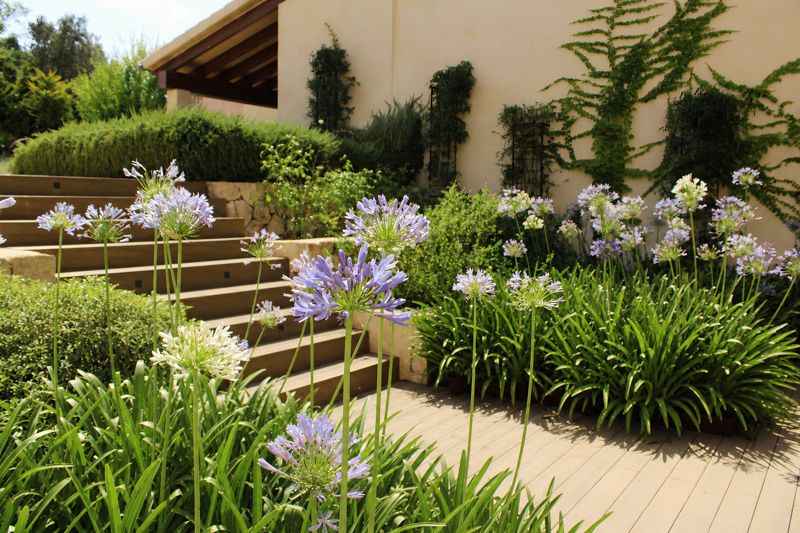
#> input picture scripts/thumbs/garden design mallorca santa eugenia sestepa landscape design (6).jpg, 800 x 533 px, given in place of sign mallorca santa eugenia sestepa landscape design (6).png, which was not available
$ python make_santa_eugenia_hero_card.py
#> lines starting #> are read from the running program, lines starting #| are printed output that depends on the picture; pictures that were not available may be replaced by others from this repository, and a replacement may not be noted
import os
from PIL import Image

src_dir = r"g:\Meu Drive\1. WEBSITES\sestepa-design\originais-grandes\santa-eugenia"
out_dir = r"g:\Meu Drive\1. WEBSITES\sestepa-design\codigo\public\portfolio\terrace-garden-santa-eugenia\images"

src_photo = os.path.join(src_dir, "garden design mallorca santa eugenia sestepa landscape design (6).png")
card_path = os.path.join(out_dir, "garden-design-mallorca-santa-eugenia-sestepa-card.webp")

with Image.open(src_photo) as im:
#> im is the input picture: PIL image 800x533 RGB; mean R, G, B 113.4, 111.5, 69.6
    if im.mode != "RGB":
        im = im.convert("RGB")
    w, h = im.size
#> w = 800; h = 533
    target_w, target_h = 700, 525
    target_ratio = target_w / target_h
    current_ratio = w / h
#> current_ratio = 1.5
    if current_ratio > target_ratio:
        new_w = int(h * target_ratio)
#> new_w = 710
        left = (w - new_w) // 2
#> left = 45
        im = im.crop((left, 0, left + new_w, h))
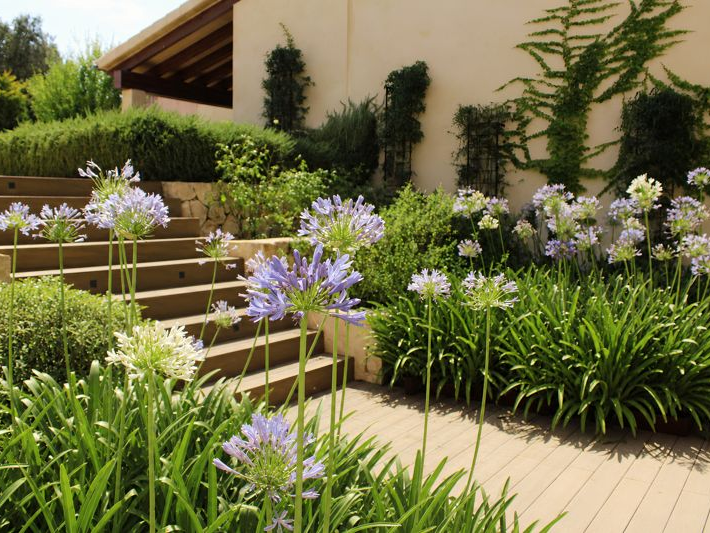
#> im: PIL image 710x533 RGB; mean R, G, B 113.5, 111.8, 69.9
    else:
        new_h = int(w / target_ratio)
        top = (h - new_h) // 2
        im = im.crop((0, top, w, top + new_h))
    im = im.resize((target_w, target_h), Image.Resampling.LANCZOS)
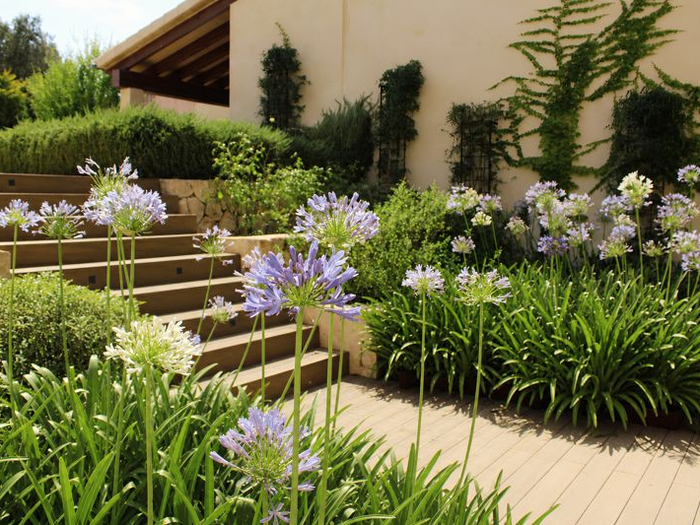
#> im: PIL image 700x525 RGB; mean R, G, B 113.5, 111.8, 70
    im.save(card_path, "WEBP", quality=85, method=6)
    print(f"Generated card from photo 03 (Agapanthus close up): {card_path}")

$ run again, with scripts/thumbs/garden design mallorca santa eugenia sestepa landscape design (2).jpg copied over scripts/thumbs/garden design mallorca santa eugenia sestepa landscape design (6).jpg
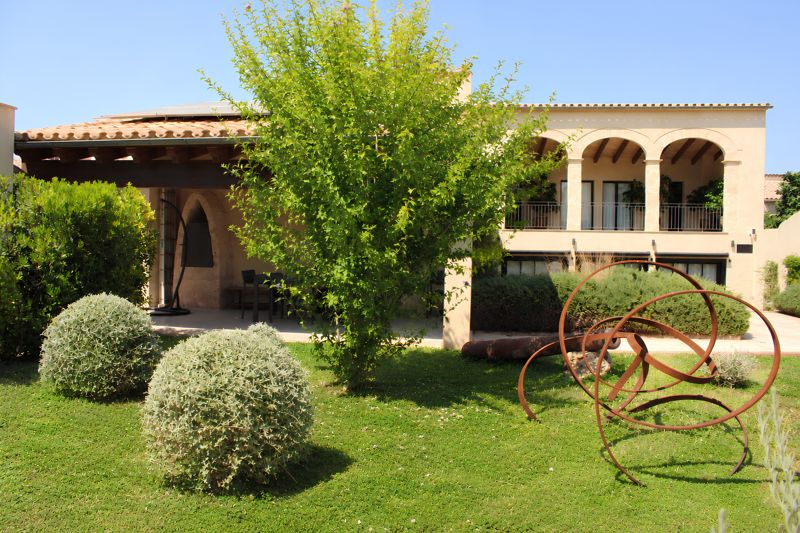
#> input picture scripts/thumbs/garden design mallorca santa eugenia sestepa landscape design (2).jpg, 800 x 533 px, given in place of sign mallorca santa eugenia sestepa landscape design (6).png, which was not available
#> im is the input picture: PIL image 800x533 RGB; mean R, G, B 128.4, 135, 91.9
#> `im = im.crop((left, 0, left + new_w, h))`:
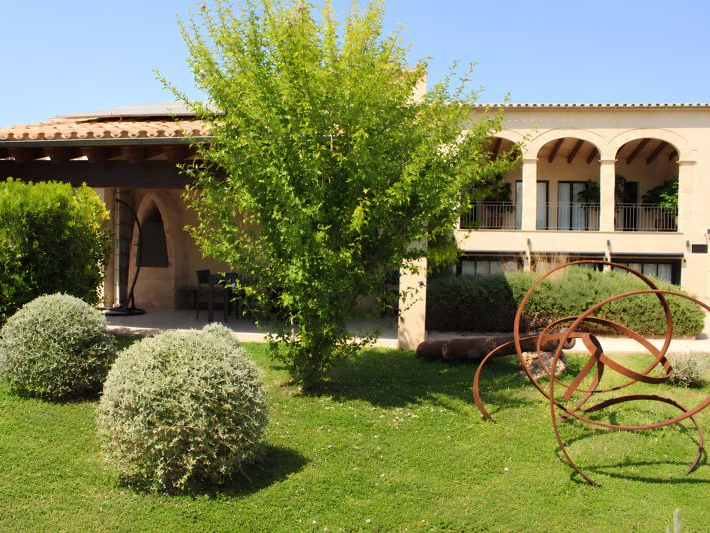
#> im: PIL image 710x533 RGB; mean R, G, B 125.8, 132.2, 87.6

$ run again, with scripts/thumbs/garden design mallorca santa eugenia sestepa landscape design (3).jpg copied over scripts/thumbs/garden design mallorca santa eugenia sestepa landscape design (6).jpg
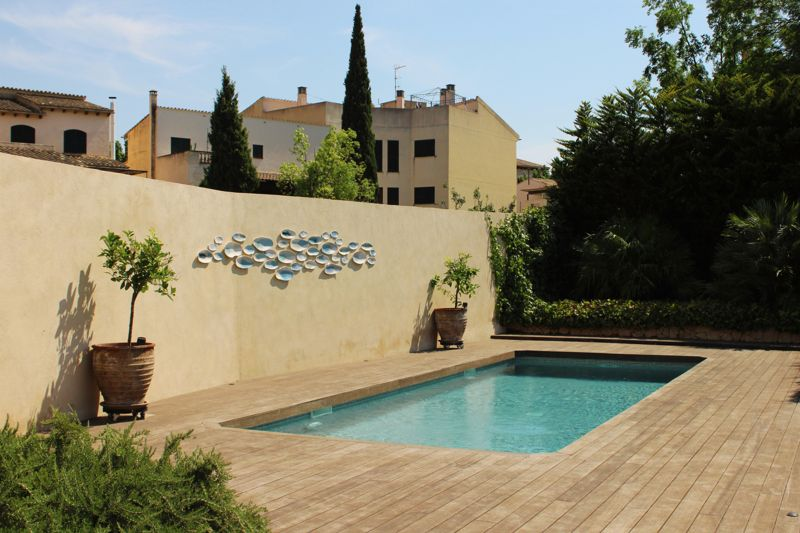
#> input picture scripts/thumbs/garden design mallorca santa eugenia sestepa landscape design (3).jpg, 800 x 533 px, given in place of sign mallorca santa eugenia sestepa landscape design (6).png, which was not available
#> im is the input picture: PIL image 800x533 RGB; mean R, G, B 134.9, 131.4, 111
#> `im = im.crop((left, 0, left + new_w, h))`:
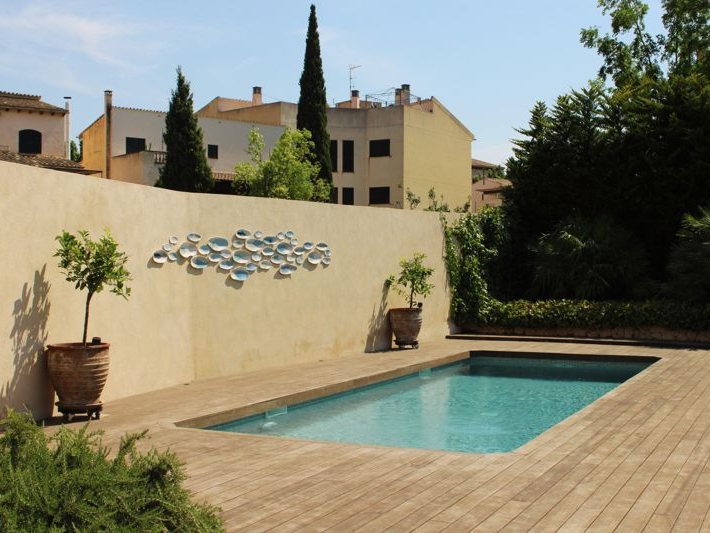
#> im: PIL image 710x533 RGB; mean R, G, B 136.6, 133.7, 113.8

$ run again, with scripts/thumbs/garden design mallorca santa eugenia sestepa landscape design (4).jpg copied over scripts/thumbs/garden design mallorca santa eugenia sestepa landscape design (6).jpg
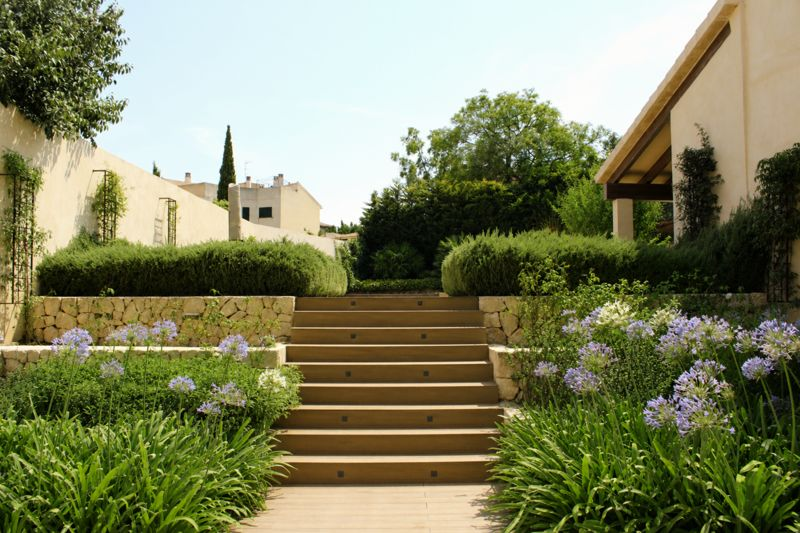
#> input picture scripts/thumbs/garden design mallorca santa eugenia sestepa landscape design (4).jpg, 800 x 533 px, given in place of sign mallorca santa eugenia sestepa landscape design (6).png, which was not available
#> im is the input picture: PIL image 800x533 RGB; mean R, G, B 128.3, 130.9, 95.5
#> `im = im.crop((left, 0, left + new_w, h))`:
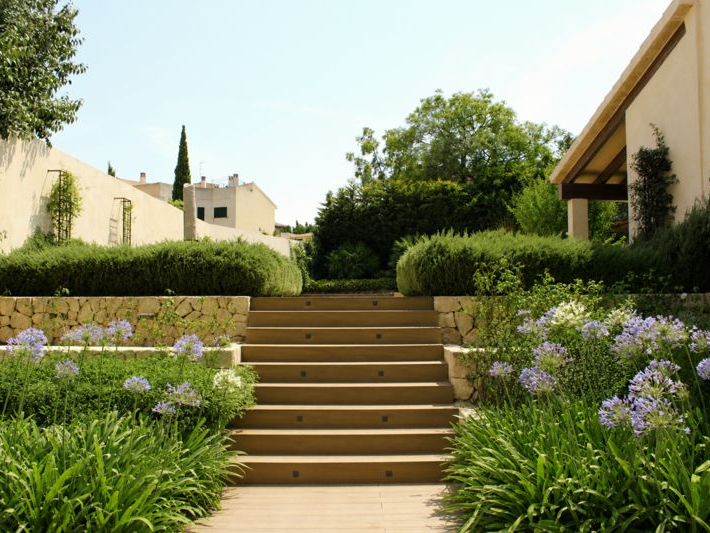
#> im: PIL image 710x533 RGB; mean R, G, B 132.7, 135.6, 100.7
